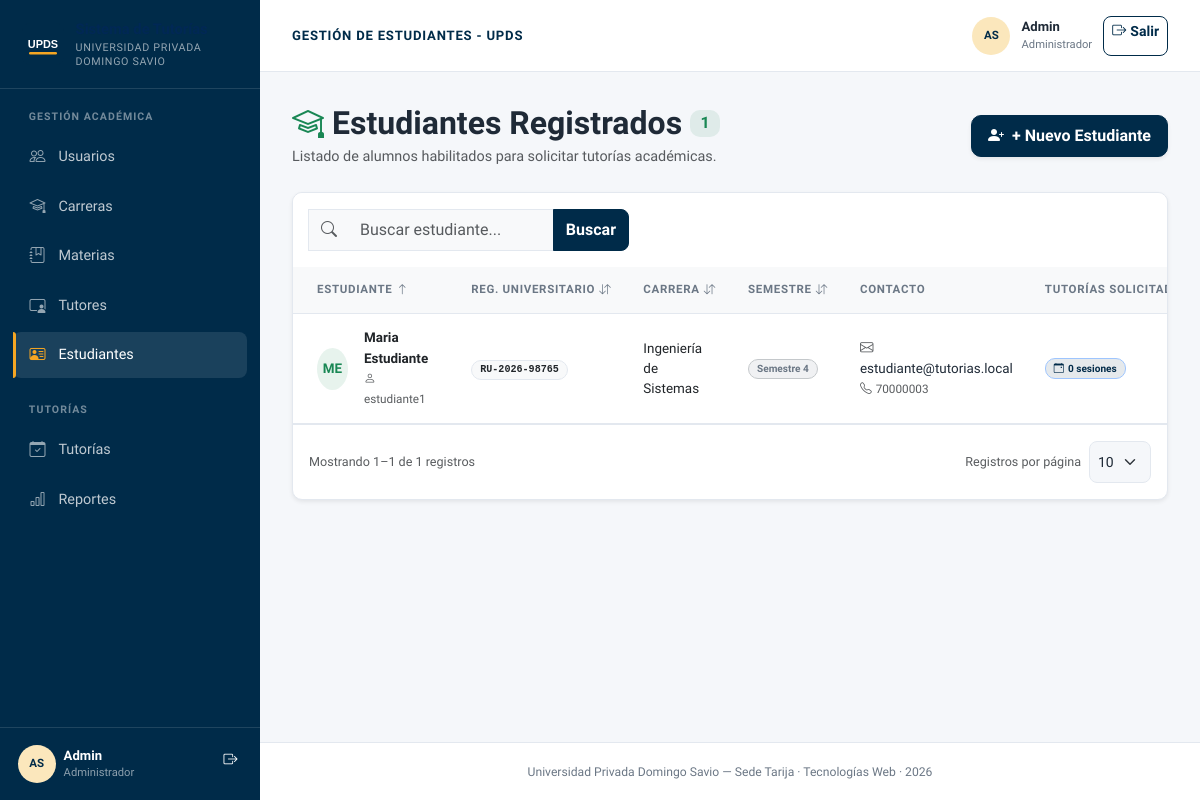
Screenshot of /controllers/estudiantes_listar.php (signed in) with the database file from the repository.
### tables this page shows
CREATE TABLE IF NOT EXISTS estudiantes (
  id_estudiante INT AUTO_INCREMENT PRIMARY KEY,
  id_usuario INT NOT NULL UNIQUE,
  id_carrera INT NOT NULL,
  semestre TINYINT NOT NULL,
  registro_universitario VARCHAR(30) UNIQUE,
  CONSTRAINT fk_estudiantes_usuarios FOREIGN KEY (id_usuario) REFERENCES usuarios(id_usuario) ON DELETE CASCADE,
  CONSTRAINT fk_estudiantes_carreras FOREIGN KEY (id_carrera) REFERENCES carreras(id_carrera) ON UPDATE CASCADE
);

CREATE TABLE IF NOT EXISTS usuarios (
  id_usuario INT AUTO_INCREMENT PRIMARY KEY,
  id_rol INT NOT NULL,
  nombre VARCHAR(100) NOT NULL,
  apellido VARCHAR(100) NOT NULL,
  correo VARCHAR(150) NOT NULL UNIQUE,
  usuario VARCHAR(50) NOT NULL UNIQUE,
  contrasena_hash VARCHAR(255) NOT NULL,      
  telefono VARCHAR(20),
  estado ENUM('activo','inactivo','pendiente') NOT NULL DEFAULT 'activo',
  fecha_registro DATETIME DEFAULT CURRENT_TIMESTAMP,
  CONSTRAINT fk_usuarios_roles FOREIGN KEY (id_rol) REFERENCES roles(id_rol) ON UPDATE CASCADE
);

CREATE TABLE IF NOT EXISTS carreras (
  id_carrera INT AUTO_INCREMENT PRIMARY KEY,
  nombre_carrera VARCHAR(150) NOT NULL,
  UNIQUE KEY uq_carrera_nombre (nombre_carrera)
);

### controllers/estudiantes_listar.php (called while the page is built, shortened)
<?php
require_once __DIR__ . '/../config/conexion.php';
require_once __DIR__ . '/../models/EstudianteModel.php';
require_once __DIR__ . '/../includes/lista_helper.php';
$estudianteModel = new EstudianteModel($pdo);
$ordenesPermitidos = ['nombre', 'registro', 'carrera', 'semestre', 'tutorias'];
$ordenActual = in_array($_GET['orden'] ?? '', $ordenesPermitidos, true) ? $_GET['orden'] : 'nombre';
$dirActual = ($_GET['dir'] ?? '') === 'desc' ? 'desc' : 'asc';
$q = isset($_GET['q']) && is_scalar($_GET['q']) ? trim((string) $_GET['q']) : '';
$orden = $ordenActual;
$dir = $dirActual;
$parametrosPagina = paginacionParametros();
$totalRegistros = $estudianteModel->contar($q);
$pag = paginacionCalcular($totalRegistros, $parametrosPagina);
$estudiantes = $estudianteModel->obtenerPaginadas($q, $orden, $dir, $pag['por_pagina'], $pag['offset']);
require_once __DIR__ . '/../views/estudiantes/listar.php';

### models/EstudianteModel.php (called while the page is built, shortened)
<?php
class EstudianteModel
{
    private $pdo;
    public function __construct($pdo)
    {
        $this->pdo = $pdo;
    }
    public function obtenerPaginadas($q, $orden, $dir, $limite, $offset)
    {
        $columnas = ['nombre' => 'u.nombre', 'registro' => 'e.registro_universitario', 'carrera' => 'c.nombre_carrera', 'semestre' => 'e.semestre', 'tutorias' => 'total_tutorias'];
        $ordenSql = $columnas[$orden] ?? $columnas['nombre'];
        $dirSql = strtolower($dir) === 'asc' ? 'ASC' : 'DESC';
        $sql = "SELECT e.id_estudiante, e.id_usuario, e.id_carrera, e.semestre, e.registro_universitario,
                       u.nombre, u.apellido, u.correo, u.telefono, u.usuario, u.estado, c.nombre_carrera,
                       (SELECT COUNT(*) FROM tutorias t WHERE t.id_estudiante = e.id_estudiante) AS total_tutorias
                FROM estudiantes e INNER JOIN usuarios u ON e.id_usuario = u.id_usuario
                INNER JOIN carreras c ON e.id_carrera = c.id_carrera";
        $sql .= " ORDER BY {$ordenSql} {$dirSql} LIMIT :limite OFFSET :offset";
        $stmt = $this->pdo->prepare($sql);
        $stmt->bindValue(':limite', $limite, PDO::PARAM_INT);
        $stmt->bindValue(':offset', $offset, PDO::PARAM_INT);
        $stmt->execute();
        return $stmt->fetchAll();
    }
    public function contar($q = '')
    {
        $sql = 'SELECT COUNT(*) FROM estudiantes e INNER JOIN usuarios u ON e.id_usuario = u.id_usuario INNER JOIN carreras c ON e.id_carrera = c.id_carrera';
        $stmt = $this->pdo->prepare($q !== '' ? $sql . " WHERE CONCAT_WS(' ', u.nombre, u.apellido, u.correo, u.usuario, e.registro_universitario, c.nombre_carrera) LIKE :q ESCAPE '\\\\'" : $sql);
        $stmt->execute();
        return (int) $stmt->fetchColumn();
    }
}

### views/estudiantes/listar.php (the view, shortened to what this page needs)
<?php
include __DIR__ . '/../layouts/header.php';
?>
<div class="d-flex flex-column flex-md-row justify-content-between align-items-start align-items-md-center mb-4 gap-3">
  <div>
    <h2 class="fw-bold mb-1 d-flex align-items-center gap-2">
      <i class="bi bi-mortarboard text-success"></i>
      <span>Estudiantes Registrados</span>
      <span class="badge bg-success bg-opacity-10 text-success fs-6"><?= $totalRegistros ?></span>
    </h2>
    <p class="text-muted mb-0">Listado de alumnos habilitados para solicitar tutorías académicas.</p>
  </div>
  <div>
    <a href="usuarios_crear.php" class="btn btn-primary d-flex align-items-center gap-2 shadow-sm px-3 py-2 rounded-3">
      <i class="bi bi-person-plus-fill"></i>
      <span class="fw-semibold">+ Nuevo Estudiante</span>
    </a>
  </div>
</div>
<div class="card card-custom shadow-sm overflow-hidden">
  <div class="card-header bg-white py-3 border-0">
    <form method="GET" class="input-group" style="max-width: 320px;">
      <span class="input-group-text bg-light border-end-0 text-muted"><i class="bi bi-search"></i></span>
      <input type="search" name="q" value="<?= htmlspecialchars($q) ?>" class="form-control bg-light border-start-0" placeholder="Buscar estudiante...">
      <button class="btn btn-primary" type="submit">Buscar</button>
    </form>
  </div>
  <div class="table-responsive">
    <table class="table table-hover align-middle mb-0">
      <thead class="table-light text-muted text-uppercase" style="font-size: 0.75rem; letter-spacing: 0.5px;">
        <tr>
          <th>Contacto</th>
        </tr>
      </thead>
      <tbody>
        <?php foreach ($estudiantes as $e): ?>
          <tr>
            <td class="ps-4">
              <div class="d-flex align-items-center gap-3">
                <div class="rounded-circle d-flex align-items-center justify-content-center bg-success bg-opacity-10 text-success fw-bold" style="width: 42px; height: 42px;">
                  <?= strtoupper(substr($e['nombre'], 0, 1) . substr($e['apellido'], 0, 1)) ?>
                </div>
                <div>
                  <div class="fw-bold text-dark"><?= htmlspecialchars($e['nombre'] . ' ' . $e['apellido']) ?></div>
                  <small class="text-muted"><i class="bi bi-person me-1"></i><?= htmlspecialchars($e['usuario']) ?></small>
                </div>
              </div>
            </td>
            <td>
              <span class="badge bg-light text-dark border px-2 py-1 font-monospace">
                <?= htmlspecialchars($e['registro_universitario'] ?? 'S/R') ?>
              </span>
            </td>
            <td>
              <span class="fw-medium text-dark"><?= htmlspecialchars($e['nombre_carrera']) ?></span>
            </td>
            <td>
              <span class="badge bg-secondary bg-opacity-10 text-secondary border border-secondary-subtle px-2 py-1">
                Semestre <?= $e['semestre'] ?>
              </span>
            </td>
            <td>
              <div><i class="bi bi-envelope me-1 text-muted"></i><?= htmlspecialchars($e['correo']) ?></div>
              <?php if (!empty($e['telefono'])): ?>
                <small class="text-muted"><i class="bi bi-telephone me-1"></i><?= htmlspecialchars($e['telefono']) ?></small>
              <?php endif; ?>
            </td>
            <td>
              <span class="badge bg-primary bg-opacity-10 text-primary border border-primary-subtle px-2 py-1">
                <i class="bi bi-calendar-event me-1"></i><?= $e['total_tutorias'] ?> sesiones
              </span>
            </td>
          </tr>
        <?php endforeach; ?>
      </tbody>
    </table>
  </div>
  <?php include __DIR__ . '/../partials/paginacion.php'; ?>
</div>
<?php include __DIR__ . '/../layouts/footer.php'; ?>

### assets/css/upds-theme.css (style rules this page uses)
:root { --upds-navy: #002b49; --upds-navy-deep: #002855; --upds-navy-soft: #e6edf3; --upds-gold: #f5a623; --upds-gold-dark: #d98e0b; --upds-bg: #f5f7fa; --upds-surface: #ffffff; --upds-border: #e3e8ef; --upds-text: #1f2a37; --upds-muted: #6b7785; --upds-shadow: 0 1px 2px rgba(16, 24, 40, .06), 0 1px 3px rgba(16, 24, 40, .08); --bs-primary: var(--upds-navy); --bs-primary-rgb: 0, 43, 73; --bs-secondary: var(--upds-muted); --bs-secondary-rgb: 107, 119, 133; --bs-link-color: var(--upds-navy); --bs-link-hover-color: var(--upds-navy-deep); --bs-body-bg: var(--upds-bg); --bs-body-color: var(--upds-text); --bs-border-color: var(--upds-border); --bs-border-radius: 10px; --bs-border-radius-sm: 8px; --bs-border-radius-lg: 10px; --bs-focus-ring-color: rgba(245, 166, 35, .42); }
* { box-sizing: border-box; }
html { min-height: 100%; }
body { min-height: 100vh; margin: 0; overflow-x: hidden; background: var(--upds-bg); color: var(--upds-text); font-family: 'Plus Jakarta Sans', system-ui, sans-serif; font-size: .9rem; line-height: 1.5; }
a { color: var(--upds-navy); }
.card-custom, .table-card, .kpi-card { background: var(--upds-surface); border: 1px solid var(--upds-border); border-radius: 10px; box-shadow: var(--upds-shadow); }
.card-custom { overflow: hidden; }
.table { --bs-table-bg: transparent; --bs-table-hover-bg: #f8fafc; margin-bottom: 0; }
.table th { color: var(--upds-muted); font-size: .72rem; font-weight: 700; letter-spacing: .06em; text-transform: uppercase; white-space: nowrap; }
.table td, .table th { padding: .9rem 1rem; vertical-align: middle; }
.table tbody tr { min-height: 60px; }
.table tbody td { color: var(--upds-text); font-size: .84rem; }
.table thead { border-bottom: 1px solid var(--upds-border); }
.font-tabular, .table, .kpi-value { font-variant-numeric: tabular-nums; }
.btn { min-height: 40px; border-radius: 8px; font-weight: 600; }
.btn-primary { --bs-btn-bg: var(--upds-navy); --bs-btn-border-color: var(--upds-navy); --bs-btn-hover-bg: var(--upds-navy-deep); --bs-btn-hover-border-color: var(--upds-navy-deep); --bs-btn-active-bg: var(--upds-navy-deep); --bs-btn-active-border-color: var(--upds-navy-deep); }
.form-control, .form-select { min-height: 42px; border-radius: 8px; border-color: var(--upds-border); color: var(--upds-text); }
.input-group-text { border-color: var(--upds-border); color: var(--upds-muted); background: var(--upds-bg); }

### rows the page displays
estudiantes: id_usuario.apellido "ME", id_usuario.apellido "Maria Estudiante", id_usuario.usuario "estudiante1", registro_universitario "RU-2026-98765", id_carrera.nombre_carrera "Ingeniería de Sistemas", semestre "4", id_usuario.correo "estudiante@tutorias.local", id_usuario.telefono "70000003", total_tutorias "0"

### other values shown
$iniciales "AS AS"
$nombreSesion "Admin"
$rolSesion "Administrador"
$tituloSeccion "GESTIÓN DE ESTUDIANTES - UPDS"
$totalRegistros "1"
$etiqueta "ESTUDIANTE REG. UNIVERSITARIO CARRERA SEMESTRE TUTORÍAS…"
$inicio "1"
$fin "1"
$pag['total'] "1"
form field por_pagina "10"
